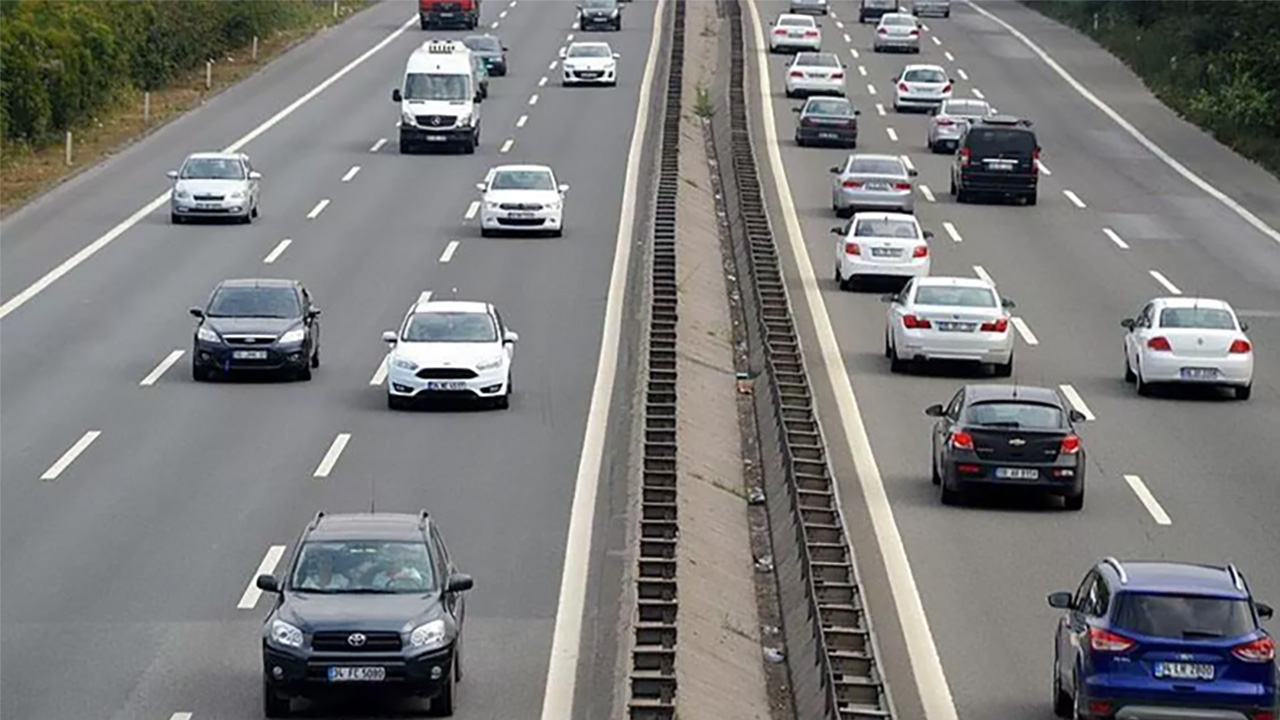
#> input picture arac.jpeg, 1280 x 720 px
$ python dev.py
#> lines starting #> are read from the running program, lines starting #| are printed output that depends on the picture; after the words box and inside, x2 and y2 are one past the last pixel; in counts of white or black regions, pixels touching at a corner belong together
#> in detect_vehicles, image is the input picture: shape (720, 1280, 3); mean B, G, R 122.2, 122.8, 122.9
import cv2
import numpy as np


def preprocess_image(image):
    # Optimize edilmiş kontrast ve parlaklık ayarları
    alpha = 1.2
    beta = 10
    adjusted = cv2.convertScaleAbs(image, alpha=alpha, beta=beta)

    # Optimize edilmiş gürültü azaltma
    denoised = cv2.fastNlMeansDenoisingColored(adjusted, None, 5, 5, 7, 21)

    return denoised


def create_roi_mask(image):
    height, width = image.shape[:2]
#> height = 720; width = 1280
    mask = np.zeros((height, width), dtype=np.uint8)

    # Genişletilmiş ROI bölgesi
    roi_points = np.array([
        [(0, height), (0, height // 3),
         (width, height // 3), (width, height)]], dtype=np.int32)

    cv2.fillPoly(mask, roi_points, 255)
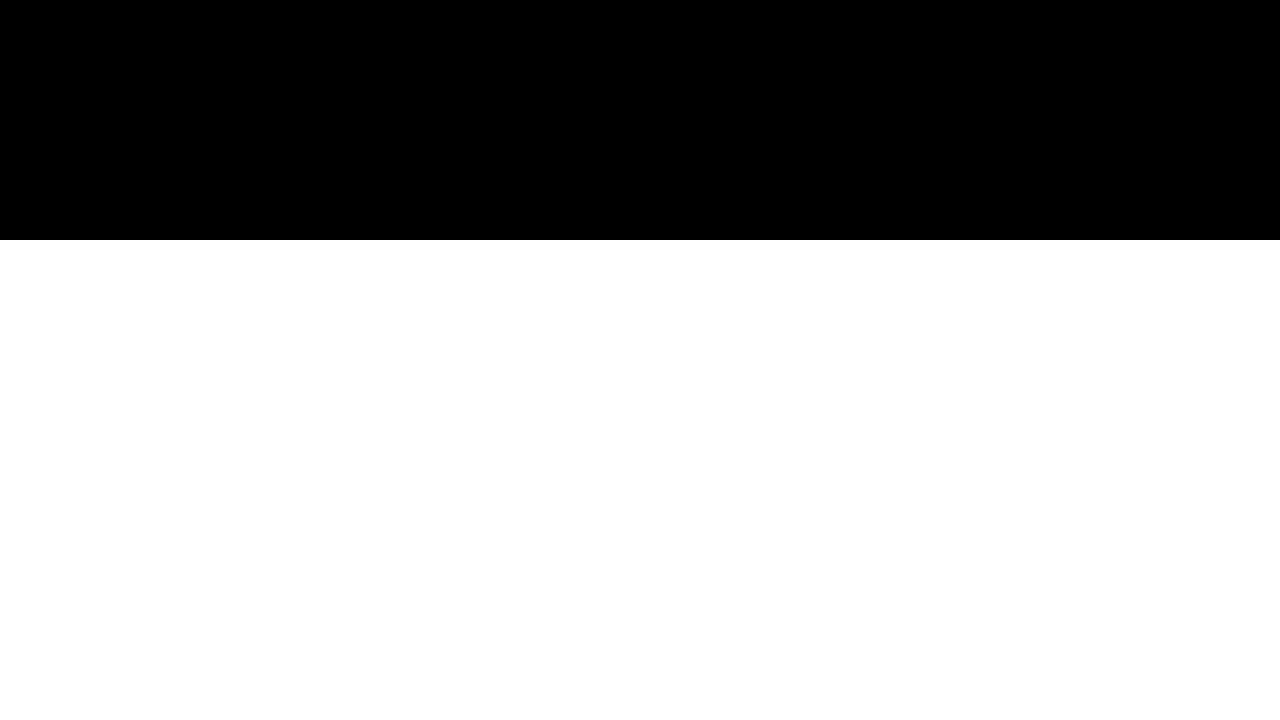
#> mask: shape (720, 1280); 66.7% white; 1 black region, box (x1, y1, x2, y2) and area: (0, 0, 1280, 240) 307200
    return mask


def compute_iou(box1, box2):
    x1 = max(box1[0], box2[0])
    y1 = max(box1[1], box2[1])
    x2 = min(box1[0] + box1[2], box2[0] + box2[2])
    y2 = min(box1[1] + box1[3], box2[1] + box2[3])

    if x2 < x1 or y2 < y1:
        return 0.0

    intersection = (x2 - x1) * (y2 - y1)
    box1_area = box1[2] * box1[3]
    box2_area = box2[2] * box2[3]

    return intersection / float(box1_area + box2_area - intersection)


def merge_overlapping_boxes(boxes, threshold=0.2):
    if not boxes:
        return []

    merged_boxes = []
    while boxes:
        base_box = boxes.pop(0)
        boxes_to_merge = []

        i = 0
        while i < len(boxes):
            if compute_iou(base_box, boxes[i]) > threshold:
                boxes_to_merge.append(boxes.pop(i))
            else:
                i += 1

        for box in boxes_to_merge:
            x = min(base_box[0], box[0])
            y = min(base_box[1], box[1])
            w = max(base_box[0] + base_box[2], box[0] + box[2]) - x
            h = max(base_box[1] + base_box[3], box[1] + box[3]) - y
            base_box = (x, y, w, h)

        merged_boxes.append(base_box)

    return merged_boxes


def verify_vehicle(contour):
    # Optimize edilmiş doğrulama kriterleri
    solidity_threshold = 0.5
    extent_threshold = 0.4
    min_width = 30
    min_height = 25
    aspect_ratio_range = (0.5, 4.0)

    hull = cv2.convexHull(contour)
    hull_area = cv2.contourArea(hull)
    contour_area = cv2.contourArea(contour)

    if hull_area == 0:
        return False

    solidity = float(contour_area) / hull_area

    x, y, w, h = cv2.boundingRect(contour)
    rect_area = w * h

    if rect_area == 0:
        return False

    extent = float(contour_area) / rect_area
    aspect_ratio = float(w) / h

    return (solidity > solidity_threshold and
            extent > extent_threshold and
            w > min_width and
            h > min_height and
            aspect_ratio_range[0] <= aspect_ratio <= aspect_ratio_range[1])


def detect_vehicles(image_path):
    # Görüntüyü oku
    image = cv2.imread(image_path)
    if image is None:
        print("Görüntü okunamadı!")
        return None

    # Görüntüyü kopyala
    output = image.copy()

    # ROI maskesi oluştur
    roi_mask = create_roi_mask(image)

    # Genişletilmiş ölçek aralığı
    scales = [0.7, 0.8, 0.9, 1.0, 1.1, 1.2]
    all_boxes = []

    for scale in scales:
        # Görüntüyü yeniden boyutlandır
        width = int(image.shape[1] * scale)
        height = int(image.shape[0] * scale)
        dim = (width, height)
        scaled_image = cv2.resize(image, dim)
        scaled_mask = cv2.resize(roi_mask, dim)

        # Ön işleme
        processed = preprocess_image(scaled_image)

        # Gri seviyeye dönüştürme
        gray = cv2.cvtColor(processed, cv2.COLOR_BGR2GRAY)

        # ROI uygula
        gray = cv2.bitwise_and(gray, gray, mask=scaled_mask)

        # Gaussian Blur
        blur = cv2.GaussianBlur(gray, (5, 5), 0)

        # Adaptif eşikleme
        thresh = cv2.adaptiveThreshold(blur, 255,
                                       cv2.ADAPTIVE_THRESH_GAUSSIAN_C,
                                       cv2.THRESH_BINARY_INV, 11, 2)

        # Kenar tespiti - parametreler optimize edildi
        edges = cv2.Canny(blur, 30, 150)

        # Morfolojik işlemler
        kernel = np.ones((3, 3), np.uint8)
        dilated = cv2.dilate(edges, kernel, iterations=1)

        # Kontur tespiti
        contours, _ = cv2.findContours(dilated, cv2.RETR_EXTERNAL,
                                       cv2.CHAIN_APPROX_SIMPLE)

        # Ölçek için kutuları ayarla
        scale_boxes = []
        for contour in contours:
            area = cv2.contourArea(contour)
            if area > 500:  # Düşürülmüş minimum alan eşiği
                if verify_vehicle(contour):
                    x, y, w, h = cv2.boundingRect(contour)
                    # Kutuları orijinal boyuta çevir
                    x = int(x / scale)
                    y = int(y / scale)
                    w = int(w / scale)
                    h = int(h / scale)
                    scale_boxes.append((x, y, w, h))

        all_boxes.extend(scale_boxes)
#> this loop made 6 passes
#> pass 1, in preprocess_image, `adjusted = cv2.convertScaleAbs(image, alpha=alpha, beta=beta)`:
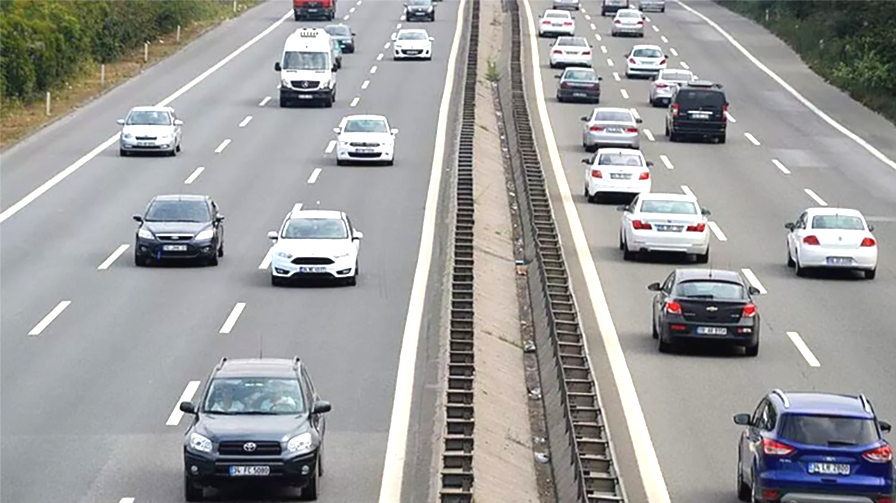
#> adjusted: shape (503, 896, 3); mean B, G, R 154.9, 155.4, 155.5
#> after the loop:
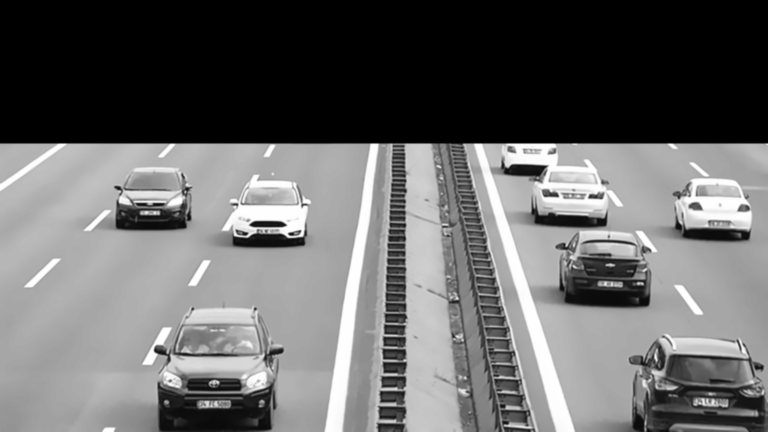
#> blur: shape (864, 1536) (shown at 1/2 size); min 0, max 254, mean 104.9
#> after the loop:
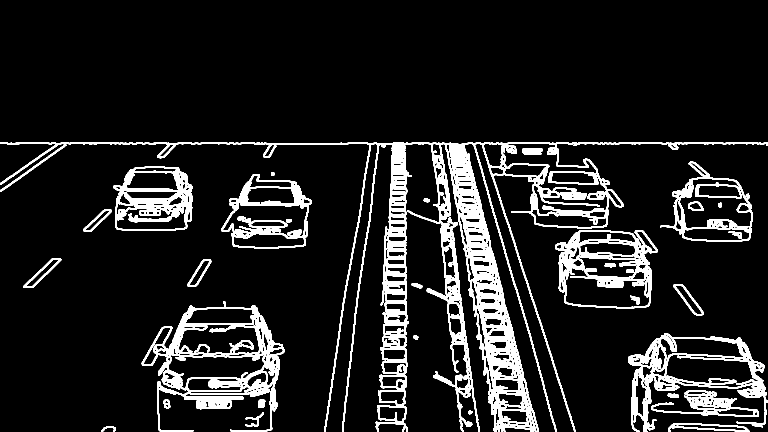
#> dilated: shape (864, 1536) (shown at 1/2 size); 10.6% white; 40 white regions (1 under 20 px), largest, box (x1, y1, x2, y2) and area: (0, 285, 1536, 864) 69249, (283, 602, 569, 864) 17704, (1256, 667, 1536, 864) 11947
#> after the loop:
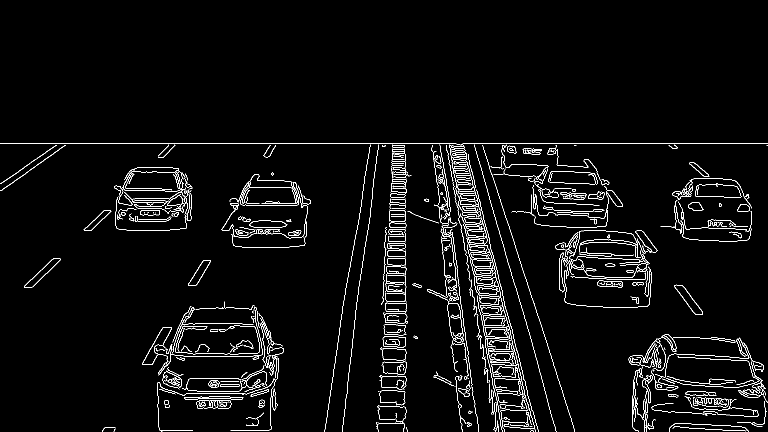
#> edges: shape (864, 1536) (shown at 1/2 size); 3.3% white in thin lines or dots, all inside (x1, y1, x2, y2) = (0, 286, 1536, 864)
#> after the loop, all_boxes = 40 items, first 6: (1045, 552, 234, 165), (235, 505, 238, 212), (367, 288, 152, 125), (188, 275, 134, 110), (1091, 268, 164, 135), (1046, 555, 233, 165)

    # Kesişen kutuları birleştir
    final_boxes = merge_overlapping_boxes(all_boxes)
#> the loop in merge_overlapping_boxes, `while boxes:` made 7 passes

    # Tespit edilen araç sayısı
    vehicle_count = len(final_boxes)

    # Kutuları çiz
    for box in final_boxes:
        x, y, w, h = box
        cv2.rectangle(output, (x, y), (x + w, y + h), (0, 255, 0), 2)
#> this loop made 7 passes
#> box on passes 1 to 7: (1045, 552, 235, 168), (235, 501, 239, 219), (367, 288, 152, 126), (188, 275, 134, 111), (1091, 268, 164, 136), (311, 431, 42, 47), (923, 382, 174, 132)
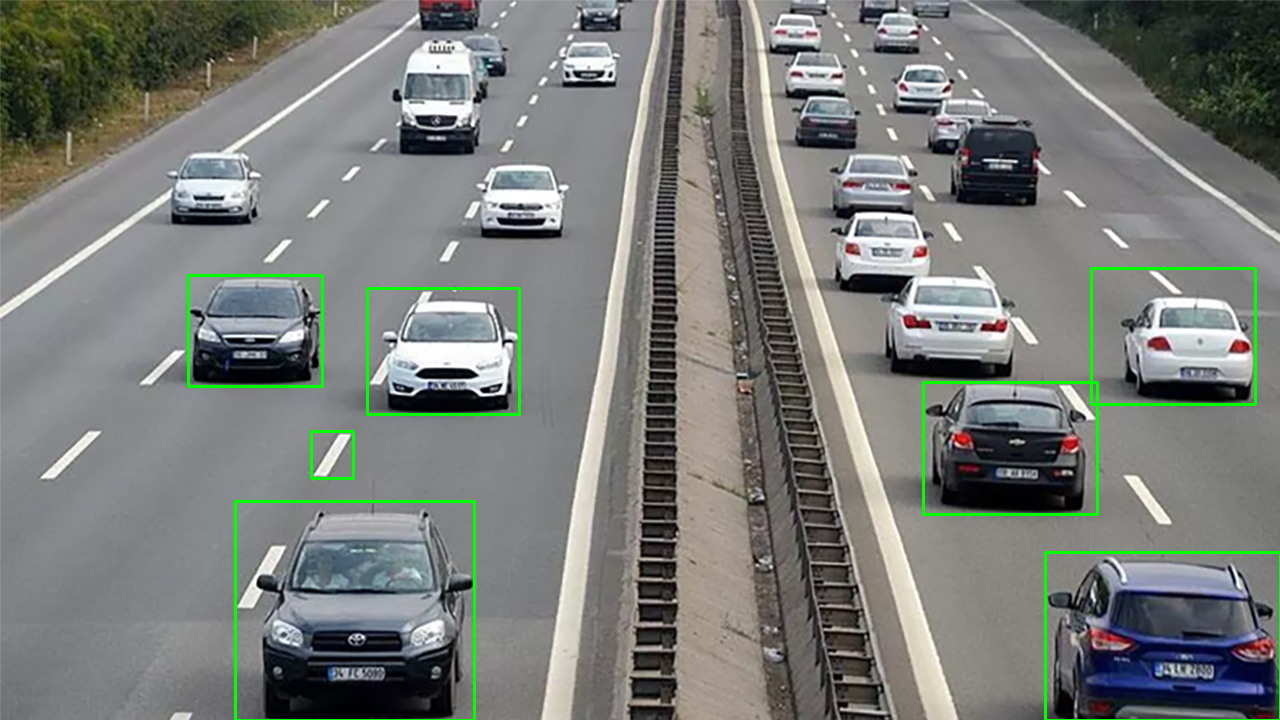
#> output: shape (720, 1280, 3); mean B, G, R 120.6, 124.3, 121.3

    # Tespit edilen araç sayısını görüntüye ekle
    cv2.putText(output, f'Tespit Edilen Arac: {vehicle_count}',
                (10, 30), cv2.FONT_HERSHEY_SIMPLEX, 1, (0, 255, 0), 2)
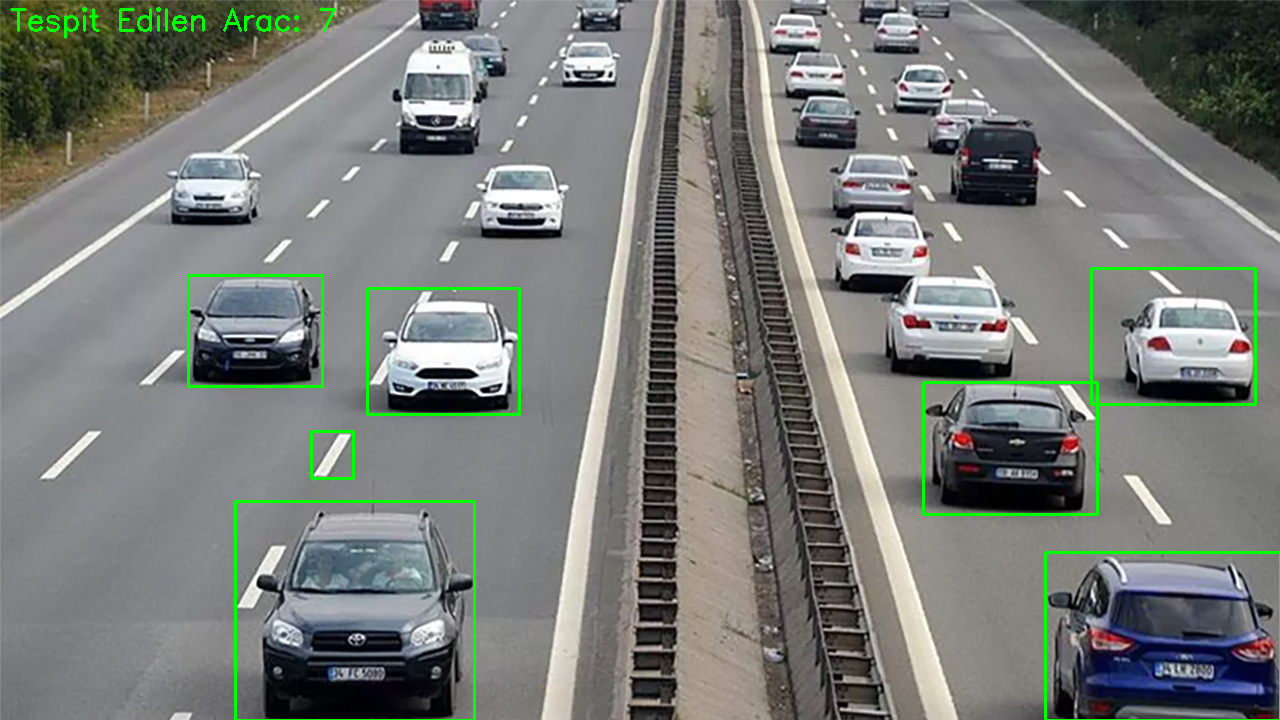
#> output: shape (720, 1280, 3); 0.22% of pixels changed, all inside (x1, y1, x2, y2) = (10, 7, 336, 39)

    return output


def main():
    # Görüntü yolu
    image_path = 'arac.jpeg'  # Kendi görüntünüzün yolunu belirtin

    # Araç tespiti yap
    result = detect_vehicles(image_path)

    if result is not None:
        # Sonucu göster
        cv2.imshow('Arac Tespiti', result)

        # Sonucu kaydet
        cv2.imwrite('sonuc.jpg', result)

        # Pencereyi kapatmak için bir tuşa basılmasını bekle
        cv2.waitKey(0)
        cv2.destroyAllWindows()


if __name__ == "__main__":
    main()
